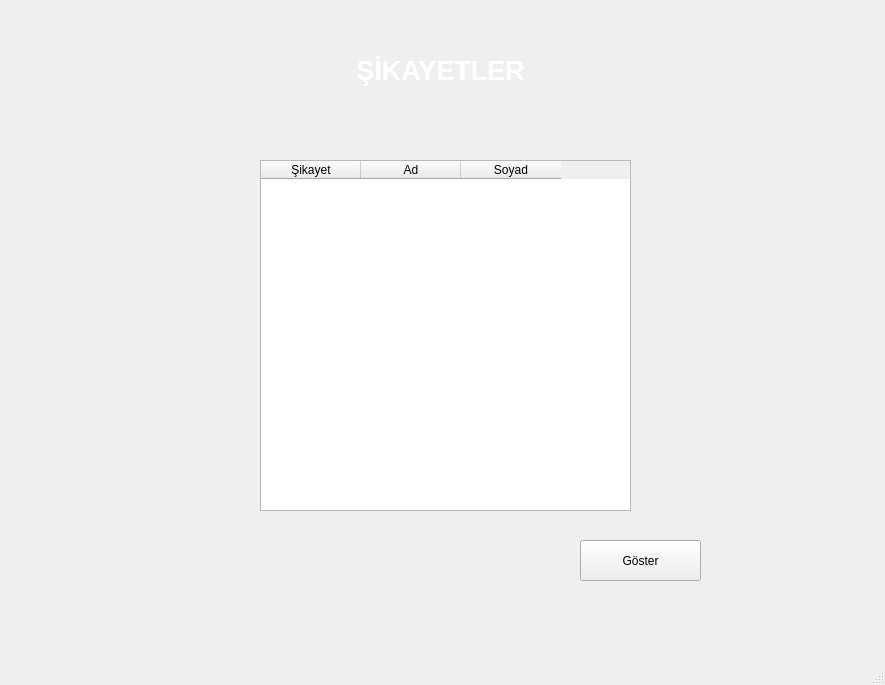
<?xml version="1.0" encoding="UTF-8"?>
<ui version="4.0">
 <class>MainWindow</class>
 <widget class="QMainWindow" name="MainWindow">
  <property name="geometry">
   <rect>
    <x>0</x>
    <y>0</y>
    <width>885</width>
    <height>685</height>
   </rect>
  </property>
  <property name="windowTitle">
   <string>MainWindow</string>
  </property>
  <widget class="QWidget" name="centralwidget">
   <widget class="QLabel" name="label">
    <property name="geometry">
     <rect>
      <x>-10</x>
      <y>-70</y>
      <width>911</width>
      <height>761</height>
     </rect>
    </property>
    <property name="text">
     <string/>
    </property>
    <property name="pixmap">
     <pixmap>75515051-dark-background-with-spotlights-light-studio.jpg</pixmap>
    </property>
    <property name="scaledContents">
     <bool>true</bool>
    </property>
   </widget>
   <widget class="QLabel" name="label_2">
    <property name="geometry">
     <rect>
      <x>290</x>
      <y>50</y>
      <width>301</width>
      <height>41</height>
     </rect>
    </property>
    <property name="text">
     <string>&lt;html&gt;&lt;head/&gt;&lt;body&gt;&lt;p align=&quot;center&quot;&gt;&lt;span style=&quot; font-size:20pt; font-weight:600; color:#ffffff;&quot;&gt;ŞİKAYETLER&lt;/span&gt;&lt;/p&gt;&lt;/body&gt;&lt;/html&gt;</string>
    </property>
   </widget>
   <widget class="QTableWidget" name="sikayetler">
    <property name="geometry">
     <rect>
      <x>260</x>
      <y>160</y>
      <width>371</width>
      <height>351</height>
     </rect>
    </property>
    <column>
     <property name="text">
      <string>Şikayet</string>
     </property>
    </column>
    <column>
     <property name="text">
      <string>Ad</string>
     </property>
    </column>
    <column>
     <property name="text">
      <string>Soyad</string>
     </property>
    </column>
   </widget>
   <widget class="QPushButton" name="goster">
    <property name="geometry">
     <rect>
      <x>580</x>
      <y>540</y>
      <width>121</width>
      <height>41</height>
     </rect>
    </property>
    <property name="text">
     <string>Göster</string>
    </property>
   </widget>
  </widget>
  <widget class="QMenuBar" name="menubar">
   <property name="geometry">
    <rect>
     <x>0</x>
     <y>0</y>
     <width>885</width>
     <height>26</height>
    </rect>
   </property>
  </widget>
  <widget class="QStatusBar" name="statusbar"/>
 </widget>
 <resources/>
 <connections/>
</ui>
